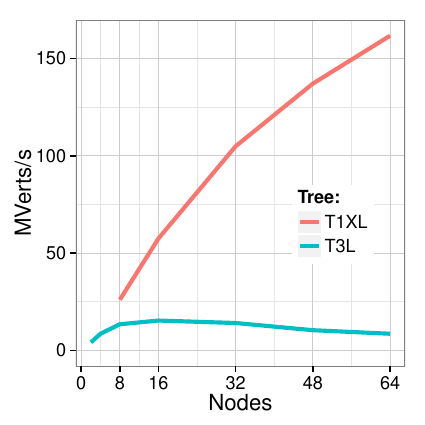

R code for this plot:
#!/usr/bin/env Rscript
source("common.R")

# q2 <- "select * from pagerank"

d <- db("select * from uts", db="sosp_uts.db",  c("periodic_poll_ticks", "ppn"))
d$perf <- d$uts_num_searched_nodes / d$search_runtime / 1e6

d.sub <- subset(d,
  grepl('T1XL|T3L', tree) &
  ((tree == 'T1XL' & aggregator_autoflush_ticks == 1e6)
  | (tree == 'T3L' & aggregator_autoflush_ticks == 1e5))
  # scale == 25 & 
  # nnz_factor <= 24 & nnz_factor >= 16 &
  & ppn == 16
  # tag == 'pairdev' &
  # nnz_factor == 16 &
  & num_starting_workers == 512
)
# ddply(d.bfs.sub, .(tag), function(df) df[df$max_teps == max(df$max_teps),])

g <- ggplot(d.sub,
  # scale == 27 & nnode <= 64 
  # & (grepl('xmt_.*', version) |
  #   (grepl('mpi_.*', version) & ppn == 16 ) |
  #   (grepl('localized', version) & ppn == 16 & num_starting_workers == 1024) |
  #   (ppn == 16 & aggregator_autoflush_ticks > 1e6 )
  # )
  aes(
    x=nnode,
    y=perf,
    color=tree,
    group=x(tree,aggregator_autoflush_ticks),
    label=round(perf),
  ))+
  xlab("Nodes")+ylab("MVerts/s")+scale_x_continuous(breaks=c(0,8,16,32,48,64))+
  # guides(color=FALSE)+
  scale_color_discrete(name="Tree:")+
  # geom_point()+
  # geom_smooth(fill=NA)+
  geom_line(size=1.4)+
  # geom_text(size=3, hjust=-0.4, vjust=0.3)+
  # facet_grid(variable~scale, scales="free", labeller=label_pretty)+
  expand_limits(y=0)+
  # theme(legend.position="bottom")+
  theme(legend.position=c(0.78,0.41))+
  sosp_theme
g

ggsave(plot=g, filename="plot_scaling_uts.pdf", width=4.25, height=4.25)
I